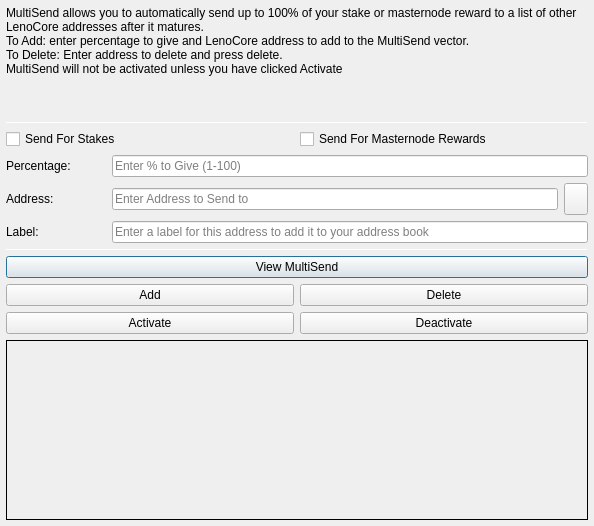
<?xml version="1.0" encoding="UTF-8"?>
<ui version="4.0">
 <class>MultiSendDialog</class>
 <widget class="QDialog" name="MultiSendDialog">
  <property name="windowModality">
   <enum>Qt::NonModal</enum>
  </property>
  <property name="geometry">
   <rect>
    <x>0</x>
    <y>0</y>
    <width>594</width>
    <height>526</height>
   </rect>
  </property>
  <property name="windowTitle">
   <string>MultiSend</string>
  </property>
  <layout class="QVBoxLayout" name="verticalLayout" stretch="0">
   <property name="leftMargin">
    <number>6</number>
   </property>
   <property name="topMargin">
    <number>6</number>
   </property>
   <property name="rightMargin">
    <number>6</number>
   </property>
   <property name="bottomMargin">
    <number>6</number>
   </property>
   <item>
    <layout class="QVBoxLayout" name="verticalLayout_Main" stretch="1,1,1,0,1,1,1">
     <item>
      <widget class="QLabel" name="label_2">
       <property name="lineWidth">
        <number>1</number>
       </property>
       <property name="text">
        <string>MultiSend allows you to automatically send up to 100% of your stake or masternode reward to a list of other LenoCore addresses after it matures.
To Add: enter percentage to give and LenoCore address to add to the MultiSend vector.
To Delete: Enter address to delete and press delete.
MultiSend will not be activated unless you have clicked Activate</string>
       </property>
       <property name="alignment">
        <set>Qt::AlignLeading|Qt::AlignLeft|Qt::AlignTop</set>
       </property>
       <property name="wordWrap">
        <bool>true</bool>
       </property>
      </widget>
     </item>
     <item>
      <widget class="Line" name="line">
       <property name="minimumSize">
        <size>
         <width>0</width>
         <height>1</height>
        </size>
       </property>
       <property name="maximumSize">
        <size>
         <width>16777215</width>
         <height>1</height>
        </size>
       </property>
       <property name="orientation">
        <enum>Qt::Horizontal</enum>
       </property>
      </widget>
     </item>
     <item>
      <layout class="QVBoxLayout" name="verticalLayout_Settings">
       <item>
        <layout class="QHBoxLayout" name="horizontalLayout">
         <item>
          <widget class="QCheckBox" name="multiSendStakeCheckBox">
           <property name="text">
            <string>Send For Stakes</string>
           </property>
          </widget>
         </item>
         <item>
          <widget class="QCheckBox" name="multiSendMasternodeCheckBox">
           <property name="text">
            <string>Send For Masternode Rewards</string>
           </property>
          </widget>
         </item>
        </layout>
       </item>
       <item>
        <layout class="QHBoxLayout" name="horizontalLayout_6">
         <item>
          <widget class="QLabel" name="label">
           <property name="minimumSize">
            <size>
             <width>100</width>
             <height>0</height>
            </size>
           </property>
           <property name="toolTip">
            <string>Percentage of stake to send</string>
           </property>
           <property name="text">
            <string>Percentage:</string>
           </property>
          </widget>
         </item>
         <item>
          <widget class="QLineEdit" name="multiSendPercentEdit">
           <property name="toolTip">
            <string>Enter whole numbers 1 - 100</string>
           </property>
           <property name="placeholderText">
            <string>Enter % to Give (1-100)</string>
           </property>
          </widget>
         </item>
        </layout>
       </item>
       <item>
        <layout class="QHBoxLayout" name="horizontalLayout_7">
         <item>
          <widget class="QLabel" name="label_5">
           <property name="minimumSize">
            <size>
             <width>100</width>
             <height>0</height>
            </size>
           </property>
           <property name="toolTip">
            <string>Address to send portion of stake to</string>
           </property>
           <property name="text">
            <string>Address:</string>
           </property>
          </widget>
         </item>
         <item>
          <widget class="QLineEdit" name="multiSendAddressEdit">
           <property name="toolTip">
            <string/>
           </property>
           <property name="placeholderText">
            <string>Enter Address to Send to</string>
           </property>
          </widget>
         </item>
         <item>
          <widget class="QToolButton" name="addressBookButton">
           <property name="maximumSize">
            <size>
             <width>16777215</width>
             <height>32</height>
            </size>
           </property>
           <property name="toolTip">
            <string>Choose an address from the address book</string>
           </property>
           <property name="text">
            <string/>
           </property>
           <property name="icon">
            <iconset resource="../lenocore.qrc">
             <normaloff>:/icons/address-book</normaloff>:/icons/address-book</iconset>
           </property>
           <property name="shortcut">
            <string>Alt+A</string>
           </property>
          </widget>
         </item>
        </layout>
       </item>
      </layout>
     </item>
     <item>
      <layout class="QHBoxLayout" name="horizontalLayout_3">
       <item>
        <widget class="QLabel" name="label_3">
         <property name="minimumSize">
          <size>
           <width>100</width>
           <height>0</height>
          </size>
         </property>
         <property name="text">
          <string>Label:</string>
         </property>
        </widget>
       </item>
       <item>
        <widget class="QLineEdit" name="labelAddressLabelEdit">
         <property name="placeholderText">
          <string>Enter a label for this address to add it to your address book</string>
         </property>
        </widget>
       </item>
      </layout>
     </item>
     <item>
      <widget class="Line" name="line_2">
       <property name="minimumSize">
        <size>
         <width>0</width>
         <height>1</height>
        </size>
       </property>
       <property name="maximumSize">
        <size>
         <width>16777215</width>
         <height>1</height>
        </size>
       </property>
       <property name="orientation">
        <enum>Qt::Horizontal</enum>
       </property>
      </widget>
     </item>
     <item>
      <layout class="QVBoxLayout" name="verticalLayout_Buttons">
       <item>
        <layout class="QHBoxLayout" name="horizontalLayout_4">
         <item>
          <widget class="QPushButton" name="viewButton">
           <property name="toolTip">
            <string/>
           </property>
           <property name="statusTip">
            <string>View MultiSend Vector</string>
           </property>
           <property name="text">
            <string>View MultiSend</string>
           </property>
          </widget>
         </item>
        </layout>
       </item>
       <item>
        <layout class="QHBoxLayout" name="horizontalLayout_2">
         <item>
          <widget class="QPushButton" name="addButton">
           <property name="toolTip">
            <string/>
           </property>
           <property name="statusTip">
            <string>Add to MultiSend Vector</string>
           </property>
           <property name="text">
            <string>Add</string>
           </property>
          </widget>
         </item>
         <item>
          <widget class="QPushButton" name="deleteButton">
           <property name="toolTip">
            <string/>
           </property>
           <property name="statusTip">
            <string>Delete Address From MultiSend Vector</string>
           </property>
           <property name="text">
            <string>Delete</string>
           </property>
          </widget>
         </item>
        </layout>
       </item>
       <item>
        <layout class="QHBoxLayout" name="horizontalLayout_5">
         <item>
          <widget class="QPushButton" name="activateButton">
           <property name="statusTip">
            <string>Activate MultiSend</string>
           </property>
           <property name="text">
            <string>Activate</string>
           </property>
          </widget>
         </item>
         <item>
          <widget class="QPushButton" name="disableButton">
           <property name="statusTip">
            <string>Deactivate MultiSend</string>
           </property>
           <property name="text">
            <string>Deactivate</string>
           </property>
          </widget>
         </item>
        </layout>
       </item>
      </layout>
     </item>
     <item>
      <widget class="QLabel" name="message">
       <property name="minimumSize">
        <size>
         <width>0</width>
         <height>180</height>
        </size>
       </property>
       <property name="frameShape">
        <enum>QFrame::Panel</enum>
       </property>
       <property name="frameShadow">
        <enum>QFrame::Plain</enum>
       </property>
       <property name="lineWidth">
        <number>1</number>
       </property>
       <property name="midLineWidth">
        <number>1</number>
       </property>
       <property name="text">
        <string/>
       </property>
       <property name="alignment">
        <set>Qt::AlignLeading|Qt::AlignLeft|Qt::AlignTop</set>
       </property>
       <property name="wordWrap">
        <bool>true</bool>
       </property>
      </widget>
     </item>
    </layout>
   </item>
  </layout>
 </widget>
 <resources>
  <include location="../lenocore.qrc"/>
 </resources>
 <connections/>
</ui>
